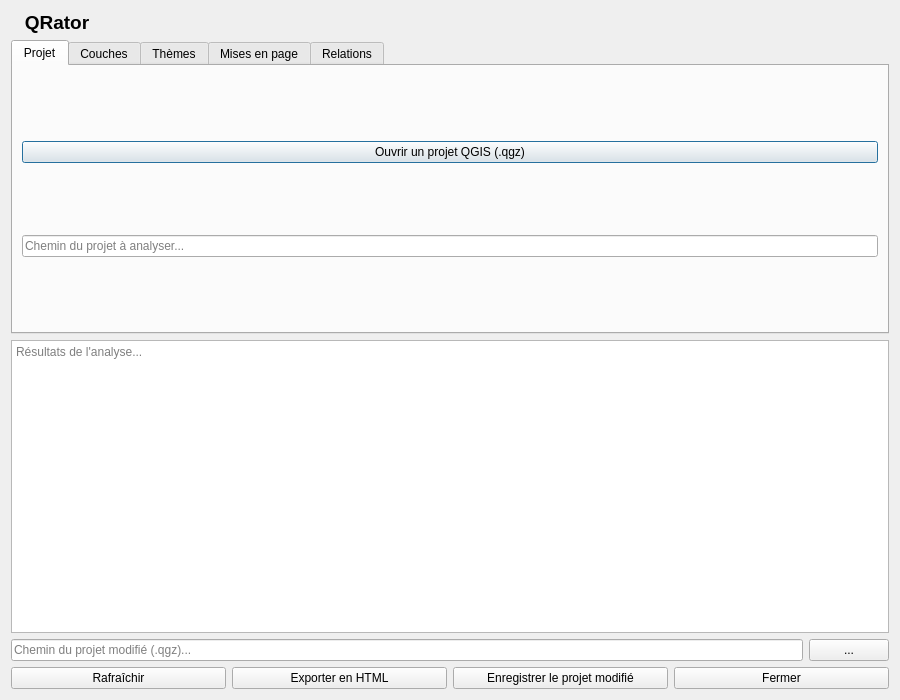
<?xml version="1.0" encoding="UTF-8"?>
<ui version="4.0">
 <class>QRatorDialog</class>
 <widget class="QDialog" name="QRatorDialog">
  <property name="windowTitle">
   <string>QRator - Analyse de projet QGIS</string>
  </property>
  <property name="minimumSize">
   <size>
    <width>900</width>
    <height>700</height>
   </size>
  </property>
  <layout class="QVBoxLayout" name="mainLayout">
   <!-- Ajout de l'en-tête avec logo -->
   <item>
    <layout class="QHBoxLayout" name="headerLayout">
     <item>
      <widget class="QLabel" name="logoLabel">
       <property name="text">
        <string/>
       </property>
       <property name="pixmap">
        <pixmap>icons/icon_full.png</pixmap>  <!-- Chemin relatif -->
       </property>
       <property name="scaledContents">
        <bool>false</bool>
       </property>
       <property name="maximumHeight">
        <number>60</number>
       </property>
       <property name="minimumHeight">
        <number>60</number>
       </property>
      </widget>
     </item>
     <item>
      <widget class="QLabel" name="titleLabel">
       <property name="text">
        <string>&lt;html&gt;&lt;head/&gt;&lt;body&gt;&lt;p align=&quot;center&quot;&gt;&lt;span style=&quot; font-size:14pt; font-weight:600;&quot;&gt;QRator&lt;/span&gt;&lt;/p&gt;&lt;/body&gt;&lt;/html&gt;</string>
       </property>
      </widget>
     </item>
     <item>
      <spacer>
       <property name="orientation">
        <enum>Qt::Horizontal</enum>
       </property>
       <property name="sizeHint" stdset="0">
        <size>
         <width>40</width>
         <height>20</height>
        </size>
       </property>
      </spacer>
     </item>
    </layout>
   </item> 
   <item>
    <widget class="QTabWidget" name="tabWidget">
     <property name="currentIndex">
      <number>0</number>
     </property>
     <!-- Onglet Projet -->
     <widget class="QWidget" name="tabProject">
      <attribute name="title">
       <string>Projet</string>
      </attribute>
      <layout class="QVBoxLayout" name="projectLayout">
       <item>
        <widget class="QPushButton" name="loadProjectButton">
         <property name="text">
          <string>Ouvrir un projet QGIS (.qgz)</string>
         </property>
        </widget>
       </item>
       <item>
        <widget class="QLineEdit" name="projectPathLineEdit">
         <property name="placeholderText">
          <string>Chemin du projet à analyser...</string>
         </property>
        </widget>
       </item>
      </layout>
     </widget>

     <!-- Onglet Couches -->
     <widget class="QWidget" name="tabLayers">
      <attribute name="title">
       <string>Couches</string>
      </attribute>
      <layout class="QVBoxLayout" name="layersLayout">
       <!-- Boutons de sélection -->
       <item>
        <layout class="QHBoxLayout" name="layerSelectionButtons">
         <item>
          <widget class="QPushButton" name="selectAllLayersButton">
           <property name="text">
            <string>Tout sélectionner</string>
           </property>
           <property name="toolTip">
            <string>Sélectionner toutes les couches et groupes</string>
           </property>
          </widget>
         </item>
         <item>
          <widget class="QPushButton" name="deselectAllLayersButton">
           <property name="text">
            <string>Tout désélectionner</string>
           </property>
           <property name="toolTip">
            <string>Désélectionner toutes les couches et groupes</string>
           </property>
          </widget>
         </item>
         <item>
          <widget class="QPushButton" name="invertLayerSelectionButton">
           <property name="text">
            <string>Inverser la sélection</string>
           </property>
           <property name="toolTip">
            <string>Inverser la sélection des couches et groupes</string>
           </property>
          </widget>
         </item>
         <item>
          <stretch/>
         </item>
        </layout>
       </item>

       <!-- Arbre des couches -->
       <item>
        <widget class="QTreeWidget" name="layerTree">
         <property name="headerLabel">
          <string>Arborescence des couches</string>
         </property>
         <property name="rootIsDecorated">
          <bool>true</bool>
         </property>
         <property name="itemsExpandable">
          <bool>true</bool>
         </property>
         <property name="expandsOnDoubleClick">
          <bool>true</bool>
         </property>
         <property name="alternatingRowColors">
          <bool>true</bool>
         </property>
        </widget>
       </item>
      </layout>
     </widget>

     <!-- Onglet Thèmes -->
     <widget class="QWidget" name="tabThemes">
      <attribute name="title">
       <string>Thèmes</string>
      </attribute>
      <layout class="QVBoxLayout" name="themesLayout">
       <!-- Boutons de sélection -->
       <item>
        <layout class="QHBoxLayout" name="themeSelectionButtons">
         <item>
          <widget class="QPushButton" name="selectAllThemesButton">
           <property name="text">
            <string>Tout sélectionner</string>
           </property>
           <property name="toolTip">
            <string>Sélectionner tous les thèmes</string>
           </property>
          </widget>
         </item>
         <item>
          <widget class="QPushButton" name="deselectAllThemesButton">
           <property name="text">
            <string>Tout désélectionner</string>
           </property>
           <property name="toolTip">
            <string>Désélectionner tous les thèmes</string>
           </property>
          </widget>
         </item>
         <item>
          <widget class="QPushButton" name="invertThemeSelectionButton">
           <property name="text">
            <string>Inverser la sélection</string>
           </property>
           <property name="toolTip">
            <string>Inverser la sélection des thèmes</string>
           </property>
          </widget>
         </item>
         <item>
          <stretch/>
         </item>
        </layout>
       </item>

       <!-- Arbre des thèmes -->
       <item>
        <widget class="QTreeWidget" name="themeTree">
         <property name="headerLabel">
          <string>Thèmes et couches associées</string>
         </property>
         <property name="rootIsDecorated">
          <bool>true</bool>
         </property>
         <property name="itemsExpandable">
          <bool>true</bool>
         </property>
         <property name="alternatingRowColors">
          <bool>true</bool>
         </property>
        </widget>
       </item>
      </layout>
     </widget>

     <!-- Onglet Mises en page -->
     <widget class="QWidget" name="tabLayouts">
      <attribute name="title">
       <string>Mises en page</string>
      </attribute>
      <layout class="QVBoxLayout" name="layoutsLayout">
       <!-- Boutons de sélection -->
       <item>
        <layout class="QHBoxLayout" name="layoutSelectionButtons">
         <item>
          <widget class="QPushButton" name="selectAllLayoutsButton">
           <property name="text">
            <string>Tout sélectionner</string>
           </property>
           <property name="toolTip">
            <string>Sélectionner toutes les mises en page</string>
           </property>
          </widget>
         </item>
         <item>
          <widget class="QPushButton" name="deselectAllLayoutsButton">
           <property name="text">
            <string>Tout désélectionner</string>
           </property>
           <property name="toolTip">
            <string>Désélectionner toutes les mises en page</string>
           </property>
          </widget>
         </item>
         <item>
          <widget class="QPushButton" name="invertLayoutSelectionButton">
           <property name="text">
            <string>Inverser la sélection</string>
           </property>
           <property name="toolTip">
            <string>Inverser la sélection des mises en page</string>
           </property>
          </widget>
         </item>
         <item>
          <stretch/>
         </item>
        </layout>
       </item>

       <!-- Arbre des mises en page -->
       <item>
        <widget class="QTreeWidget" name="layoutTree">
         <property name="headerLabel">
          <string>Mises en page</string>
         </property>
         <property name="rootIsDecorated">
          <bool>true</bool>
         </property>
         <property name="alternatingRowColors">
          <bool>true</bool>
         </property>
        </widget>
       </item>
      </layout>
     </widget>

     <!-- Onglet Relations -->
     <widget class="QWidget" name="tabRelations">
      <attribute name="title">
       <string>Relations</string>
      </attribute>
      <layout class="QVBoxLayout" name="relationsLayout">
       <!-- Boutons de sélection -->
       <item>
        <layout class="QHBoxLayout" name="relationSelectionButtons">
         <item>
          <widget class="QPushButton" name="selectAllRelationsButton">
           <property name="text">
            <string>Tout sélectionner</string>
           </property>
           <property name="toolTip">
            <string>Sélectionner toutes les relations</string>
           </property>
          </widget>
         </item>
         <item>
          <widget class="QPushButton" name="deselectAllRelationsButton">
           <property name="text">
            <string>Tout désélectionner</string>
           </property>
           <property name="toolTip">
            <string>Désélectionner toutes les relations</string>
           </property>
          </widget>
         </item>
         <item>
          <widget class="QPushButton" name="invertRelationSelectionButton">
           <property name="text">
            <string>Inverser la sélection</string>
           </property>
           <property name="toolTip">
            <string>Inverser la sélection des relations</string>
           </property>
          </widget>
         </item>
         <item>
          <stretch/>
         </item>
        </layout>
       </item>

       <!-- Arbre des relations -->
       <item>
        <widget class="QTreeWidget" name="relationTree">
         <property name="headerLabel">
          <string>Relations</string>
         </property>
         <column>
          <property name="text">
           <string>Relations</string>
          </property>
         </column>
         <property name="rootIsDecorated">
          <bool>true</bool>
         </property>
         <property name="itemsExpandable">
          <bool>true</bool>
         </property>
         <property name="alternatingRowColors">
          <bool>true</bool>
         </property>
        </widget>
       </item>
      </layout>
     </widget>
    </widget>
   </item>

   <!-- Résultats -->
   <item>
    <widget class="QTextEdit" name="resultTextEdit">
     <property name="placeholderText">
      <string>Résultats de l'analyse...</string>
     </property>
     <property name="readOnly">
      <bool>true</bool>
     </property>
    </widget>
   </item>

   <!-- Champ de chemin de sortie -->
   <item>
    <layout class="QHBoxLayout" name="outputLayout">
     <item>
      <widget class="QLineEdit" name="modifiedPathLineEdit">
       <property name="placeholderText">
        <string>Chemin du projet modifié (.qgz)...</string>
       </property>
      </widget>
     </item>
     <item>
      <widget class="QPushButton" name="browseOutputButton">
       <property name="text">
        <string>...</string>
       </property>
       <property name="toolTip">
        <string>Parcourir pour sélectionner un chemin de sortie</string>
       </property>
      </widget>
     </item>
    </layout>
   </item>

   <!-- Boutons principaux -->
   <item>
    <layout class="QHBoxLayout" name="buttonLayout">
     <item>
      <widget class="QPushButton" name="refreshButton">
       <property name="text">
        <string>Rafraîchir</string>
       </property>
       <property name="toolTip">
        <string>Rafraîchir l'analyse du projet</string>
       </property>
      </widget>
     </item>
     <item>
      <widget class="QPushButton" name="exportButton">
       <property name="text">
        <string>Exporter en HTML</string>
       </property>
       <property name="toolTip">
        <string>Générer un rapport HTML du projet</string>
       </property>
      </widget>
     </item>
     <item>
      <widget class="QPushButton" name="saveProjectButton">
       <property name="text">
        <string>Enregistrer le projet modifié</string>
       </property>
       <property name="toolTip">
        <string>Enregistrer le projet filtré</string>
       </property>
      </widget>
     </item>
     <item>
      <widget class="QPushButton" name="closeButton">
       <property name="text">
        <string>Fermer</string>
       </property>
       <property name="toolTip">
        <string>Fermer la fenêtre</string>
       </property>
      </widget>
     </item>
    </layout>
   </item>
  </layout>
 </widget>
 <resources/>
 <connections/>
</ui>
